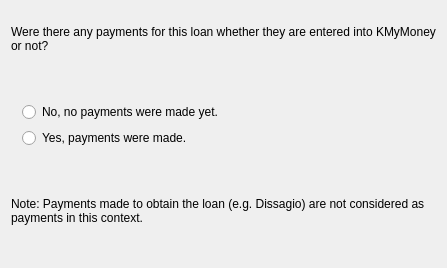
<?xml version="1.0" encoding="UTF-8"?>
<ui version="4.0">
 <class>PreviousPaymentsWizardPage</class>
 <widget class="QWizardPage" name="PreviousPaymentsWizardPage">
  <attribute name="title">
    <string>Payments?</string>
  </attribute>
  <layout class="QVBoxLayout">
    <property name="margin">
      <number>11</number>
    </property>
    <property name="spacing">
      <number>6</number>
    </property>
    <item>
      <widget class="QLabel" name="TextLabel6_2">
        <property name="text">
          <string>
Were there any payments for this loan whether they are entered into KMyMoney or not?</string>
        </property>
        <property name="alignment">
          <set>Qt::AlignTop</set>
        </property>
        <property name="wordWrap">
          <bool>true</bool>
        </property>
      </widget>
    </item>
    <item>
      <spacer name="Spacer28">
        <property name="sizeHint">
          <size>
            <width>0</width>
            <height>32</height>
          </size>
        </property>
        <property name="sizeType">
          <enum>QSizePolicy::Expanding</enum>
        </property>
        <property name="orientation">
          <enum>Qt::Vertical</enum>
        </property>
      </spacer>
    </item>
    <item>
      <layout class="QHBoxLayout">
        <property name="margin">
          <number>0</number>
        </property>
        <property name="spacing">
          <number>6</number>
        </property>
        <item>
          <widget class="QFrame" name="frame_4">
            <property name="frameShape">
              <enum>QFrame::NoFrame</enum>
            </property>
            <layout class="QVBoxLayout">
              <property name="margin">
                <number>11</number>
              </property>
              <property name="spacing">
                <number>6</number>
              </property>
              <item>
                <widget class="QRadioButton" name="m_noPreviousPaymentButton">
                  <property name="text">
                    <string>No, no payments were made yet.</string>
                  </property>
                  <attribute name="buttonGroup">
                    <string>ButtonGroup3</string>
                  </attribute>
                </widget>
              </item>
              <item>
                <widget class="QRadioButton" name="m_previousPaymentButton">
                  <property name="text">
                    <string>Yes, payments were made.</string>
                  </property>
                  <attribute name="buttonGroup">
                    <string>ButtonGroup3</string>
                  </attribute>
                </widget>
              </item>
            </layout>
          </widget>
        </item>
        <item>
          <spacer name="Spacer14_2_2">
            <property name="sizeHint">
              <size>
                <width>202</width>
                <height>0</height>
              </size>
            </property>
            <property name="sizeType">
              <enum>QSizePolicy::Expanding</enum>
            </property>
            <property name="orientation">
              <enum>Qt::Horizontal</enum>
            </property>
          </spacer>
        </item>
      </layout>
    </item>
    <item>
      <spacer name="Spacer29">
        <property name="sizeHint">
          <size>
            <width>0</width>
            <height>32</height>
          </size>
        </property>
        <property name="sizeType">
          <enum>QSizePolicy::Expanding</enum>
        </property>
        <property name="orientation">
          <enum>Qt::Vertical</enum>
        </property>
      </spacer>
    </item>
    <item>
      <widget class="QLabel" name="TextLabel3_3">
        <property name="text">
          <string>Note: Payments made to obtain the loan (e.g. Dissagio) are not considered as payments in this context.</string>
        </property>
        <property name="alignment">
          <set>Qt::AlignTop</set>
        </property>
        <property name="wordWrap">
          <bool>true</bool>
        </property>
      </widget>
    </item>
    <item>
      <spacer name="Spacer41">
        <property name="sizeHint">
          <size>
            <width>0</width>
            <height>32</height>
          </size>
        </property>
        <property name="sizeType">
          <enum>QSizePolicy::Expanding</enum>
        </property>
        <property name="orientation">
          <enum>Qt::Vertical</enum>
        </property>
      </spacer>
    </item>
  </layout>
 </widget>
 <resources/>
 <connections/>
 <customwidgets>
 </customwidgets>
 <tabstops>
 </tabstops>
 <buttongroups>
  <buttongroup name="ButtonGroup3"/>
 </buttongroups>
</ui>
